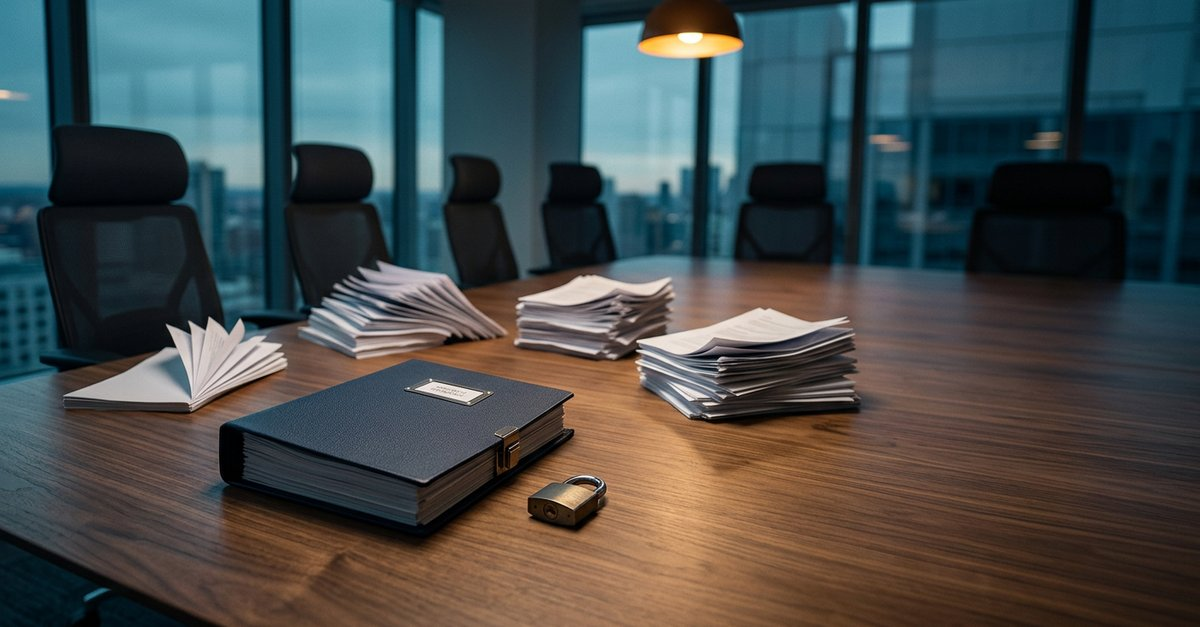
#> input picture blog/everyone-needs-part-of-the-file/social.jpg, 1200 x 627 px
$ python -i build_blog.py   (imports and definitions only)
#> lines starting #> are read from the running program, lines starting #| are printed output that depends on the picture
"""Build the Rhizvera Insights blog (static pages for GitHub Pages).

Only published posts are built. Article text comes from each article's Word file;
nothing unpublished is written to this repository.

  Publish a post:  python scripts/build_blog.py add <article.docx> <cover image> <YYYY-MM-DD> [rank]
                   (rank orders posts that share a date; lower comes first)
  Rebuild index:   python scripts/build_blog.py index
  Preview (no repo changes): python scripts/build_blog.py preview <outdir> <docx>... (covers optional: docx=image)
"""
import html, json, os, re, sys, shutil, datetime
import docx
from PIL import Image

ROOT = os.path.dirname(os.path.dirname(os.path.abspath(__file__)))
BLOG = os.path.join(ROOT, "blog")
MANIFEST = os.path.join(BLOG, "posts.json")
SITE = "https://rhizvera.com"
GTM = '''<script async src="https://www.googletagmanager.com/gtm.js?id=GTM-W5VX366B"></script>
<script>window.dataLayer = window.dataLayer || []; function gtag(){dataLayer.push(arguments);} gtag('js', new Date());</script>'''

CSS = """
  :root { --ink:#172B5C; --root:#23736E; --teal:#45A9A1; --gold:#EBBC58; --root-dark:#1B5C58;
          --paper:#FBFCFC; --sage:#E8F2F1; --text:#2B3035; --muted:#5B6670; --line:#C8D8D6; }
  * { box-sizing: border-box; }
  html { -webkit-text-size-adjust: 100%; }
  body { margin:0; background:var(--paper); color:var(--text); font:400 1.0625rem/1.65 "Public Sans", system-ui, sans-serif; }
  a { color: var(--root); }
  a:focus-visible { outline:3px solid var(--root); outline-offset:3px; }
  .wrap { max-width:72rem; margin:0 auto; padding:0 1.5rem; }
  header.site { padding:1.5rem 0; }
  header.site .wrap { display:flex; align-items:center; justify-content:space-between; gap:1rem; flex-wrap:wrap; }
  .wordmark img { height:4rem; width:auto; display:block; }
  @media (max-width:520px) { .wordmark img { height:2.5rem; } }
  .header-links { display:flex; align-items:center; gap:1.5rem; }
  .header-link { font-weight:600; font-size:.95rem; text-decoration:none; color:var(--root); border-bottom:2px solid transparent; white-space:nowrap; }
  .header-link:hover, .header-link[aria-current] { border-bottom-color:var(--root); }
  @media (max-width:560px) { .wordmark img { height:2.25rem; } .header-links { gap:1rem; } .header-link { font-size:.85rem; } }
  h1, h2 { font-family:"Newsreader", Georgia, serif; font-weight:400; color:var(--ink); }
  .eyebrow { font-weight:600; font-size:.8rem; letter-spacing:.08em; text-transform:uppercase; color:var(--root); margin:0 0 .75rem; }
  /* index */
  .blog-head { padding:2.5rem 0 2rem; border-bottom:1px solid var(--line); }
  .blog-head h1 { font-size:clamp(2.25rem,4.5vw,3.5rem); line-height:1.05; margin:0 0 1rem; }
  .blog-head p { max-width:40rem; color:var(--muted); margin:0; }
  .posts { list-style:none; margin:0; padding:2.5rem 0 4rem; display:grid; grid-template-columns:repeat(auto-fill,minmax(19rem,1fr)); gap:2.5rem 2rem; }
  .posts a { text-decoration:none; color:inherit; display:block; }
  .posts img { width:100%; height:auto; aspect-ratio:16/9; object-fit:cover; display:block; border-radius:3px; background:var(--sage); }
  .posts .date { font-size:.85rem; color:var(--muted); margin:.9rem 0 .35rem; }
  .posts h2 { font-size:1.5rem; line-height:1.2; margin:0 0 .5rem; }
  .posts a:hover h2 { color:var(--root); }
  .posts .dek { color:var(--muted); font-size:.975rem; margin:0; }
  .empty { padding:3rem 0 5rem; color:var(--muted); }
  /* article */
  article { padding:1.5rem 0 4rem; }
  .article-head, .article-body { max-width:42rem; margin:0 auto; }
  .article-head h1 { font-size:clamp(2.1rem,4.5vw,3.25rem); line-height:1.08; letter-spacing:-.01em; margin:0 0 1rem; }
  .dek { font-size:1.2rem; line-height:1.5; color:var(--muted); margin:0 0 1rem; }
  .meta { font-size:.9rem; color:var(--muted); margin:0 0 1.75rem; }
  .cover { max-width:56rem; margin:0 auto 2.25rem; }
  .cover img { width:100%; height:auto; display:block; border-radius:3px; }
  .who { font-weight:600; color:var(--ink); border-left:4px solid var(--root); padding:.15rem 0 .15rem 1rem; margin:0 0 1.75rem; }
  .article-body h2 { font-size:1.75rem; line-height:1.2; margin:2.5rem 0 .75rem; }
  .article-body p { margin:0 0 1.1rem; }
  .article-body ul { margin:0 0 1.25rem; padding-left:1.25rem; }
  .article-body li { margin:0 0 .5rem; }
  .article-body .callout { font-weight:600; color:var(--ink); }
  .about { background:var(--sage); padding:1.5rem; border-radius:3px; margin-top:2.5rem; }
  .about h2 { margin-top:0 !important; font-size:1.4rem !important; }
  .disclaimer { font-size:.85rem; font-style:italic; color:var(--muted); margin-bottom:0 !important; }
  .copyright { margin-top:2rem; font-size:.9rem; color:var(--muted); }
  .copyright p { margin:0 !important; }
  .copyright .co { font-weight:600; color:var(--ink); }
  .sources { margin-top:2.5rem; border-top:1px solid var(--line); padding-top:.5rem; font-size:.9rem; }
  .sources h2 { font-size:1.35rem !important; }
  .sources li { overflow-wrap:anywhere; }
  .back { display:inline-block; margin-top:2.5rem; font-weight:600; text-decoration:none; }
  footer.site { padding:2.5rem 0 3rem; border-top:1px solid var(--line); color:var(--muted); font-size:.9rem; }
  footer.site .wrap { display:flex; justify-content:space-between; flex-wrap:wrap; gap:1rem; }
"""

# [49 lines left out: function page, not called in this run]

def esc(t): return html.escape(t, quote=False)

def slugify(t):
    t = t.lower().replace("’", "").replace("'", "")
    return re.sub(r"[^a-z0-9]+", "-", t).strip("-")

# [45 lines left out: function read_article, not called in this run]

def fmt_date(iso):
    d = datetime.date.fromisoformat(iso)
    return f"{d.strftime('%B')} {d.day}, {d.year}"

# [52 lines left out: functions article_page, index_page, not called in this run]

def trim_flat_sides(im, tol=4, min_band=24):
    """Cut a flat, empty band off either side (image generators sometimes leave one)."""
#> called with tol = 4, min_band = 24
    from PIL import ImageStat
    g = im.convert("L"); w, h = g.size
#> after `g = im.convert('L')`:
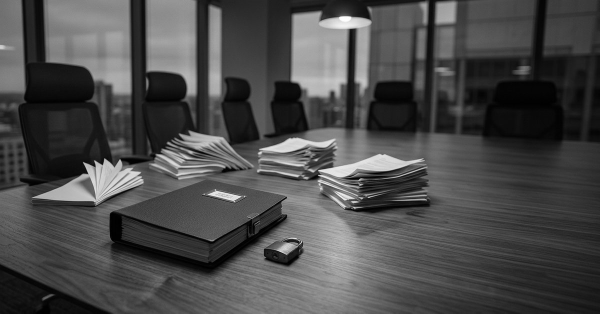
#> g: PIL image 1200x627 L (shown at 1/2 size); min 0, max 255, mean 74.7
    flat = lambda x: ImageStat.Stat(g.crop((x, 0, x + 1, h))).stddev[0] < tol
    r = w
    while r > w // 2 and flat(r - 1): r -= 1
    l = 0
    while l < w // 2 and flat(l): l += 1
    l = l if l >= min_band else 0
    r = r if w - r >= min_band else w
    return im.crop((l, 0, r, h)) if (l or r != w) else im
#> returned value is the input picture: PIL image 1200x627 RGB; mean R, G, B 70.2, 76.6, 76.3

def save_cover(src, dest):
    im = trim_flat_sides(Image.open(src).convert("RGB"))
    w, h = im.size; target = 16 / 9
    if w / h > target: nw = int(h * target); im = im.crop(((w - nw) // 2, 0, (w - nw) // 2 + nw, h))
#> after `im = im.crop(((w - nw) // 2, 0, (w - nw) // 2 + nw, h))`:
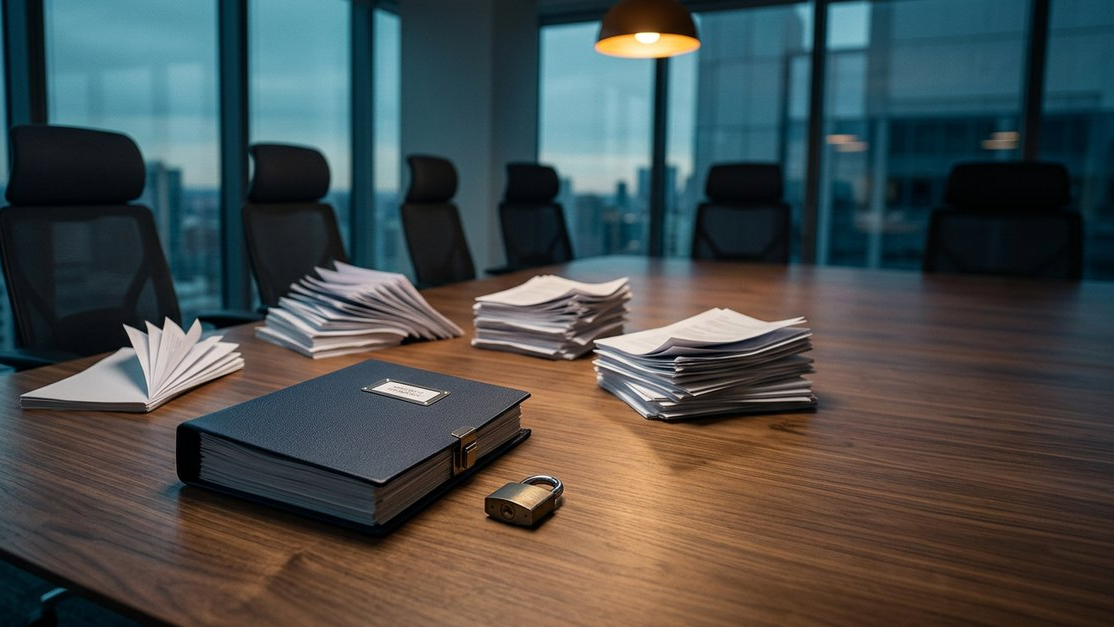
#> im: PIL image 1114x627 RGB; mean R, G, B 72.8, 77.5, 76.3
    elif w / h < target: nh = int(w / target); im = im.crop((0, (h - nh) // 2, w, (h - nh) // 2 + nh))
    im = im.resize((1600, 900), Image.LANCZOS)
#> im: PIL image 1600x900 RGB
    im.save(dest, "JPEG", quality=85, optimize=True, progressive=True)

# [7 lines left out: function save_social, not called in this run]

def load():
    return json.load(open(MANIFEST)) if os.path.exists(MANIFEST) else []

# [31 lines left out: functions write_index, add, preview, not called in this run]

# [6 lines not run here, left out]

>>> result = save_cover('../blog/everyone-needs-part-of-the-file/social.jpg', 'out.png')

$ run again, on blog/the-policy-is-underwritten-once-the-book-is-underwritten-every-day/social.jpg
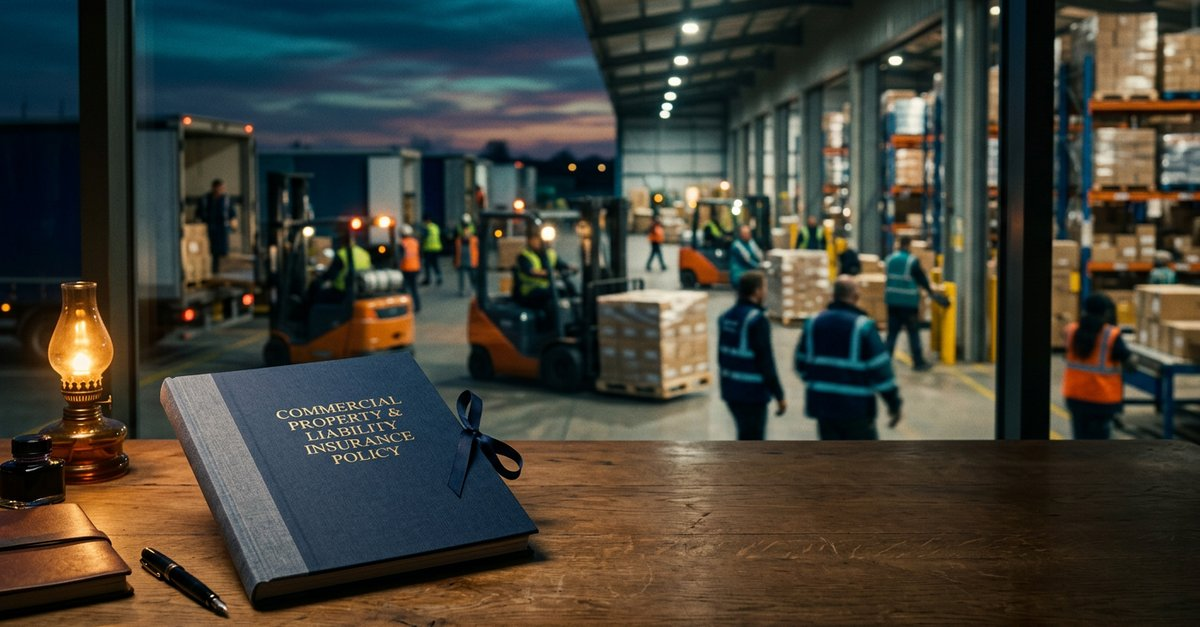
#> input picture blog/the-policy-is-underwritten-once-the-book-is-underwritten-every-day/social.jpg, 1200 x 627 px
#> in trim_flat_sides, `g = im.convert('L')`:
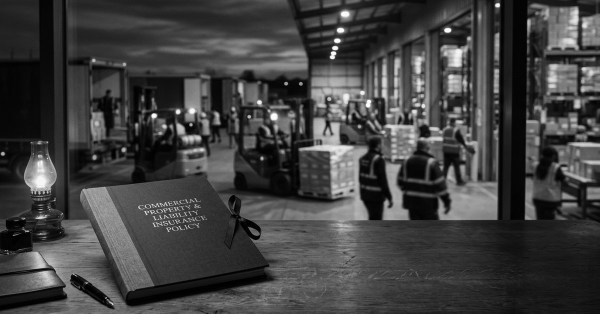
#> g: PIL image 1200x627 L (shown at 1/2 size); min 0, max 255, mean 64.6
#> in trim_flat_sides, returned value is the input picture: PIL image 1200x627 RGB; mean R, G, B 66.8, 65.2, 55.6
#> in save_cover, `im = im.crop(((w - nw) // 2, 0, (w - nw) // 2 + nw, h))`:
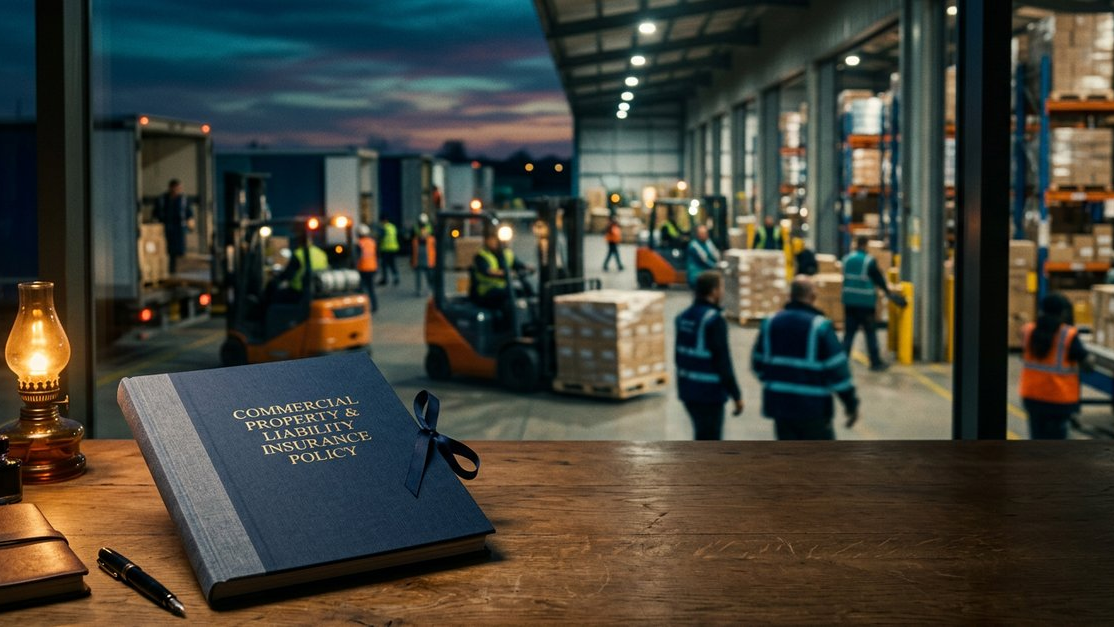
#> im: PIL image 1114x627 RGB; mean R, G, B 68.4, 66.8, 56.9
